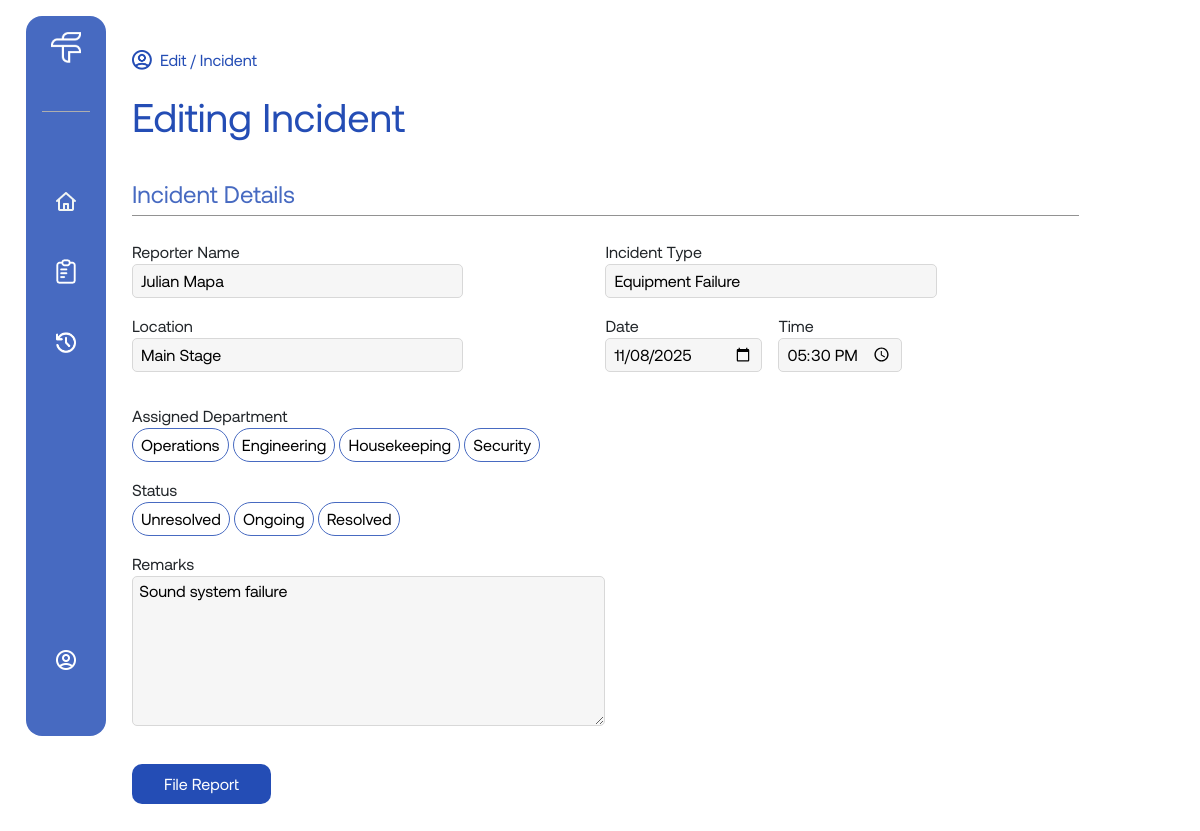
/pages/edit-incident.php?incidentId=1 (signed in), run on the app's committed database.
### tables this page shows
CREATE TABLE users (
  user_id INT(10) AUTO_INCREMENT PRIMARY KEY,
  name VARCHAR(255) NOT NULL,
  role VARCHAR(255) NOT NULL,
  username VARCHAR(255) UNIQUE NOT NULL,
  password VARCHAR(255) NOT NULL
);

CREATE TABLE incidents (
  incident_id INT(10) AUTO_INCREMENT PRIMARY KEY,
  description VARCHAR(255) NOT NULL,
  location VARCHAR(255) NOT NULL,
  reported_by INT(10),
  role_assigned_to VARCHAR(255),
  status VARCHAR(255) DEFAULT 'Ongoing',
  remarks VARCHAR(255),
  date DATE,
  time TIME,
  FOREIGN KEY (reported_by) REFERENCES users(user_id) ON DELETE SET NULL
);

### pages/edit-incident.php (the view, shortened to what this page needs)
<?php
    include('../includes/db_connect.php');
    if (isset($_GET['incidentId'])) {
        $id = $_GET['incidentId'];
        $sql_fetch = "SELECT * FROM incidents WHERE incident_id = $id";
        $result = mysqli_query($conn, $sql_fetch);
        if ($result-> num_rows > 0) {
            while ($row = mysqli_fetch_array($result)) {
                $incident = $row['description'];
                $location = $row['location'];
                $reported_by_id = $row['reported_by'] ;
                $date = $row['date'];
                $time = $row['time'];
                $remarks = $row['remarks'];
            }
        }
        $reported_by_sql = "SELECT name FROM users WHERE user_id = $reported_by_id" ;
        $reported_by_result = mysqli_query($conn, $reported_by_sql) ;
        if($reported_by_result && mysqli_num_rows($reported_by_result) > 0){
            $row = mysqli_fetch_assoc($reported_by_result);
            $reporter_name = htmlspecialchars($row['name']);
        }
    }
?>
<!DOCTYPE html>
<html lang="en">
<head>
    <link href="https://cdn.jsdelivr.net/npm/bootstrap@5.3.8/dist/css/bootstrap.min.css" rel="stylesheet">
    <link rel="stylesheet" href="../assets/css/style.css">
</head>
<body>
    <div class="layout d-md-flex w-md-100">
        <?php include('../includes/navbar.php') ?>
        <div class="main-content flex-md-fill p-md-3 pt-md-5">
            <div class="main-content-container incident-form w-90 mx-auto mx-md-0 w-md-100">
                <p class="page-info"> <img src="../assets/images/blue-account-icon.png" alt=""><span>Edit  /  Incident</span></p>
                <h1>Editing Incident</h1>
                <h2>Incident Details</h2>
                <div class="incident-details">
                    <form method="POST" action="">
                        <div class="incident-details">
                            <div class="incident-text-inputs">
                                <div class="incident-form-group">
                                    <p>Reporter Name</p>
                                    <input
                                    type="text"
                                    name="reporter_name"
                                    value = "<?php echo $reporter_name; ?>"
                                    placeholder="e.g Juan Cruz"
                                    readonly
                                    />
                                </div>
                                <div class="incident-form-group">
                                    <p>Incident Type</p>
                                    <input
                                    type="text"
                                    name="incident_type"
                                    value = "<?php echo $incident; ?>"
                                    placeholder="e.g Wet Floor"
                                    required
                                    />
                                </div>
                                <div class="incident-form-group">
                                    <p>Location</p>
                                    <input
                                    type="text"
                                    name="location"
                                    value = "<?php echo $location; ?>"
                                    placeholder="e.g 3rd Floor"
                                    required
                                    />
                                </div>
                                <div class="date-time">
                                    <div class="left-date">
                                    <p>Date</p>
                                    <input type="date" name="date" value = "<?php echo $date;?>" required  />
                                    </div>
                                    <div class="right-time">
                                    <p>Time</p>
                                    <input type="time" name="time" value = "<?php echo $time;?>" required />
                                    </div>
                                </div>
                            </div>
                            <p>Assigned Department</p>
                            <div class="department-btns">
                                <button type="button" data-target="dept_ops">Operations</button>
                                <button type="button" data-target="dept_eng">Engineering</button>
                                <button type="button" data-target="dept_house">Housekeeping</button>
                                <button type="button" data-target="dept_sec">Security</button>
                            </div>
                            <p>Status</p>
                            <div class="status-btns">
                                <button type="button" data-target="status_unresolved">Unresolved</button>
                                <button type="button" data-target="status_ongoing">Ongoing</button>
                                <button type="button" data-target="status_resolved">Resolved</button>
                            </div>
                            <p>Remarks</p>
                            <textarea name="remarks" id="remarks" placeholder="Add remarks here..." rows="4"> <?php echo $remarks;?> </textarea>
                            <br />
                            <button type="submit" value= "Update" name= "update" class="submit-btn">File Report</button>
                        </div>
                    </form>
                </div>
            </div>
        </div>
    </div>
</body>
<?php include('../includes/footer.php') ?>

### assets/css/style.css (style rules this page uses)
:root { --primary-blue: #244db5; --lighter-primary: #476ac1; --text-color: #000; --background-color: #fff; --secondary-color: #d8f35f; }
body { font-family: "Aeonik", sans-serif; }
p { margin: 0; }
.w-90 { width: 90% !important; }
.main-content-container { margin-bottom: 15em; }
.page-info { display: flex ; align-items: center; }
.page-info span { color: var(--primary-blue); margin-left: 0.5em; }
.page-info img { width: 20px; }
.incident-form h1 { color: var(--primary-blue); font-size: 2.5em; margin-top: 0.5em; margin-bottom: 0.25em; }
.incident-form h2 { color: var(--lighter-primary); font-size: 1.5em; border-bottom: solid 1px #929292; padding-bottom: 0.25em; margin-bottom: 1em; }
.incident-form input { width: 100%; background-color: #f6f6f6; border: solid 1px #d8d8d8; padding: 0.25em 0.5em; border-radius: 5px; margin-bottom: 1em; }
.incident-form .date-time { display: flex ; align-items: center; }
.date-time .left-date input { width: 200px; }
.date-time .right-time { margin-left: 1em; }
.date-time input { width: 100%; }
.incident-form button { background-color: var(--background-color); border: solid 1px var(--lighter-primary); padding: 0.25em 0.5em; border-radius: 50px; }
.incident-form .department-btns, .status-btns { margin-bottom: 1em; }
.incident-form textarea { width: 100%; height: 150px; background: #f6f6f6; border: solid 1px #d8d8d8 ; border-radius: 5px; margin-bottom: 1em; }
.incident-form .submit-btn { width: 100%; border: none; border-radius: 10px; background-color: var(--primary-blue); color: var(--background-color); padding: 0.5em 0; }
@media only screen and (min-width: 768px) { .layout { min-height: 100vh; } }
@media only screen and (min-width: 768px) { .main-content { transition: margin-left 0.3s; } }
@media only screen and (min-width: 768px) { .main-content-container { padding-bottom: 7em; } }
@media only screen and (min-width: 768px) { .incident-form { width: 80%; margin: 0; margin-left: 2em; } }
@media only screen and (min-width: 768px) { .incident-form h1 { margin-bottom: 1em; } }
@media only screen and (min-width: 768px) { .incident-form .incident-text-inputs { display: grid; grid-template-columns: 1fr 1fr; margin-bottom: 1em; } }
@media only screen and (min-width: 768px) { .incident-form .incident-text-inputs input { width: 70%; } }
@media only screen and (min-width: 768px) { .incident-form textarea { width: 50%; margin-bottom: 2em; } }
@media only screen and (min-width: 768px) { .incident-form .submit-btn { width: auto; padding: 0.5em 2em; } }
@media only screen and (min-width: 768px) { .incident-form .date-time input { width: auto; } }

### data on the page
users: reporter_name "Julian Mapa"
incidents: incident_type "Equipment Failure", location "Main Stage", date "11/08/2025", time "17:30:00", remarks "Sound system failure"
